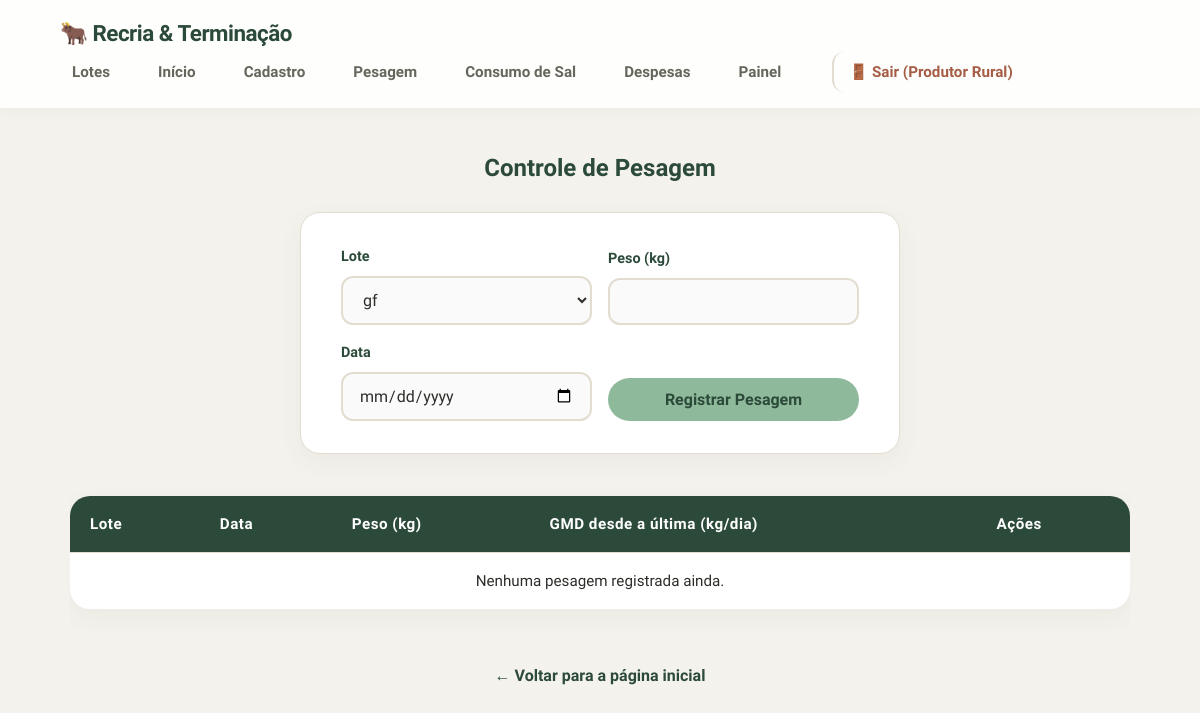
/pesagem (signed in), run on an earlier commit of the app's database.
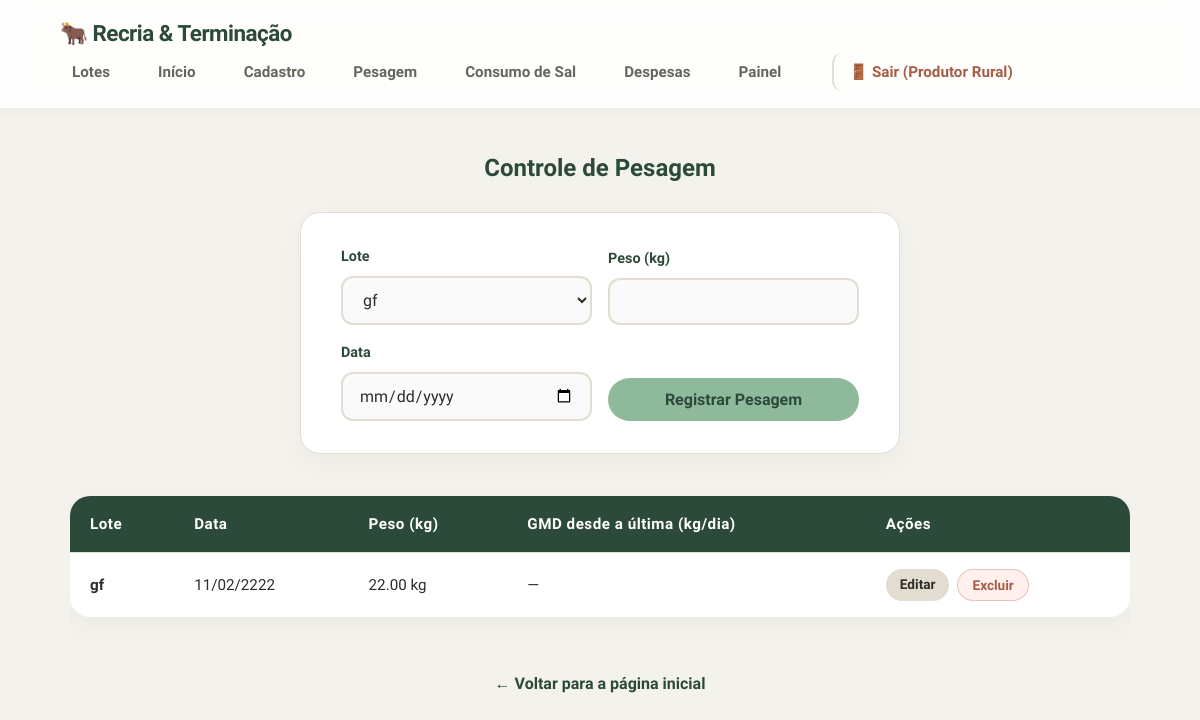
And on a later commit of the database.
### tables this page shows
CREATE TABLE pesagens (
                    id INTEGER PRIMARY KEY AUTOINCREMENT,
                    lote_id INTEGER,
                    peso REAL,
                    data TEXT,
                    FOREIGN KEY(lote_id) REFERENCES lotes(id) ON DELETE CASCADE
                );

CREATE TABLE lotes (
                    id INTEGER PRIMARY KEY AUTOINCREMENT,
                    identificacao TEXT NOT NULL,
                    fase_atual TEXT NOT NULL,
                    categoria_animal TEXT,
                    data_inicio TEXT,
                    qtd_cabecas INTEGER,
                    custo_bezerro_unitario REAL,
                    custo_total_compra REAL,
                    valor_venda_total REAL,
                    total_arrobas_vendidas REAL,
                    status TEXT DEFAULT 'Em Andamento'
                , frigorifico_comprador TEXT, qtd_vendida_total INTEGER DEFAULT 0);

### app.py (the view, shortened to what this page needs)
@app.route('/pesagem', methods=['GET', 'POST'])
def pesagem():
    conexao = conectar()
    try:
        registros = conexao.execute('''
            SELECT pesagens.*, lotes.identificacao
            FROM pesagens JOIN lotes ON pesagens.lote_id = lotes.id
        ''').fetchall()
        lotes_ativos = conexao.execute('SELECT * FROM lotes WHERE status = "Em Andamento"').fetchall()
    finally:
        conexao.close()
    registros_ordenados = sorted(registros, key=lambda r: r['data'])
    lista_pesagens = []
    anterior_por_lote = {}
    for r in registros_ordenados:
        anterior = anterior_por_lote.get(r['lote_id'])
        gmd = None
        lista_pesagens.append({
            'id': r['id'],
            'identificacao': r['identificacao'],
            'data': r['data'],
            'peso': r['peso'],
            'gmd': gmd
        })
        anterior_por_lote[r['lote_id']] = r
    lista_pesagens.reverse()
    return render_template('pesagem.html', pesagens=lista_pesagens, lotes=lotes_ativos)

### app.py (called while the page is built)
@app.context_processor
def inject_csrf_token():
    if 'csrf_token' not in session:
        session['csrf_token'] = secrets.token_hex(32)
    return dict(csrf_token=session['csrf_token'])

@app.before_request
def verificar_seguranca_global():
    if 'csrf_token' not in session:
        session['csrf_token'] = secrets.token_hex(32)
    rotas_livres = ['login', 'static', 'api_cotacoes']
    if request.endpoint not in rotas_livres and 'usuario_id' not in session:
        return redirect(url_for('login'))
    if request.method == 'POST' and request.endpoint not in ['api_cotacoes', 'login']:
        token = request.form.get('csrf_token') or request.headers.get('X-CSRF-Token')
        if not token or token != session.get('csrf_token'):
            return "Erro 403: Falha na validação CSRF. Requisição rejeitada por segurança.", 403

@app.template_filter('data_br')
def data_br(data_iso):
    if not data_iso:
        return "Não informada"
    try:
        return datetime.strptime(data_iso, '%Y-%m-%d').strftime('%d/%m/%Y')
    except:
        return data_iso

### templates/pesagem.html (shortened to what this page needs)
{% extends "base.html" %}
{% block conteudo %}
<h2>Controle de Pesagem</h2>
<form action="{{ url_for('pesagem') }}" method="POST" class="form-caixa form-linha">
    <div class="campo">
        <label for="lote_id">Lote</label>
        <select name="lote_id" id="lote_id" required>
            {% for lote in lotes %}
            <option value="{{ lote.id }}">{{ lote.identificacao }}</option>
            {% endfor %}
        </select>
    </div>
    <div class="campo">
        <label for="peso">Peso (kg)</label>
        <input type="number" name="peso" id="peso" step="0.01" min="0" required>
    </div>
    <div class="campo">
        <label for="data">Data</label>
        <input type="date" name="data" id="data" required>
    </div>
    <button type="submit">Registrar Pesagem</button>
</form>
<div style="overflow-x: auto; width: 100%;">
    <table>
        <thead>
            <tr>
                <th>Lote</th>
                <th>Data</th>
                <th>Peso (kg)</th>
                <th>GMD desde a última (kg/dia)</th>
                <th>Ações</th>
            </tr>
        </thead>
        <tbody>
            {% for p in pesagens %}
            <tr>
                <td><strong>{{ p.identificacao }}</strong></td>
                <td>{{ p.data | data_br }}</td>
                <td>{{ "%.2f"|format(p.peso) }} kg</td>
                <td>
                    {% if p.gmd is not none %}
                        {{ "%.3f"|format(p.gmd) }}
                        {% if p.gmd >= 0.8 %}✔{% else %}⚠{% endif %}
                    {% else %}
                        —
                    {% endif %}
                </td>
                <td>
                    <div class="grupo-botoes-tabela">
                        <a href="{{ url_for('editar_pesagem', id=p.id) }}" class="btn-tabela-secundario">Editar</a>
                        <form action="{{ url_for('excluir_pesagem', id=p.id) }}" method="POST" class="form-excluir" onsubmit="return confirm('Deseja realmente excluir esta pesagem?');">
                            <button type="submit" class="btn-tabela-excluir">Excluir</button>
                        </form>
                    </div>
                </td>
            </tr>
            {% else %}
            <tr>
                <td colspan="5" style="text-align: center;">Nenhuma pesagem registrada ainda.</td>
            </tr>
            {% endfor %}
        </tbody>
    </table>
</div>
<a class="voltar" href="{{ url_for('index') }}">← Voltar para a página inicial</a>
{% endblock %}

What changed in the data, as far as the page shows it:
added pesagens: identificacao "gf", data|data_br "11/02/2222", peso "22.00"
Also different on the page:
text no longer shown: "Nenhuma pesagem registrada ainda."
